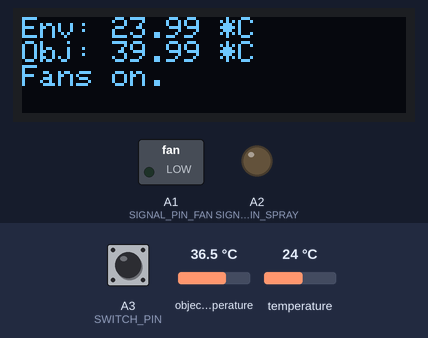
A sketch run on a simulated Arduino Uno, built for the host (arithmetic inside an expression is 32-bit, double 64-bit). Parts: 128×32 one-colour display, switched loads named in the sketch (green lamp = pin HIGH), output pins drawn as LEDs (lit = HIGH). Inputs (shaded band) come from the test bench; at power-on: A3 (SWITCH_PIN) LOW, object temperature 36.5 °C, temperature 24 °C.

Above: at 2.6 s.
2.7 s: A3 (SWITCH_PIN) pulled HIGH for 2 s
At 4.1 s:
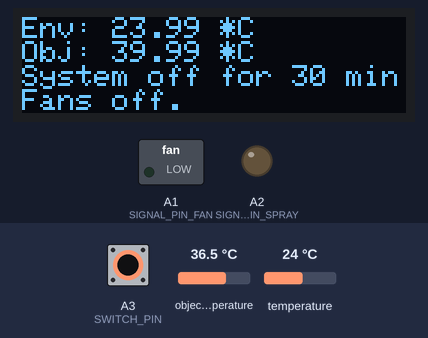
7.6 s: object temperature set to 34.5 °C
At 10.3 s:
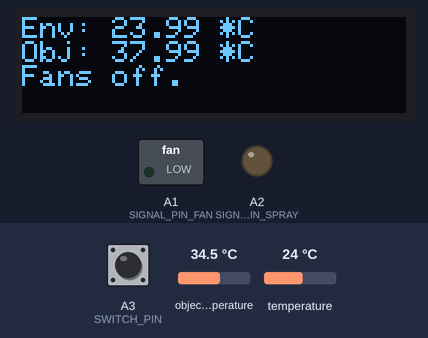
10.9 s: object temperature set to 33.7 °C
At 13.1 s:
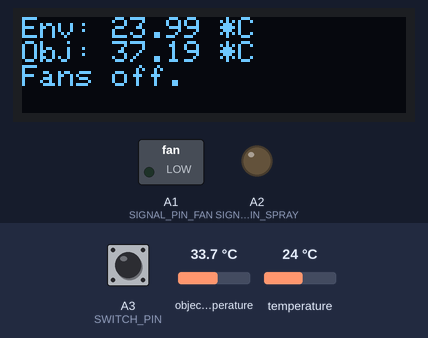
13.5 s: temperature set to 29.7 °C
At 15.4 s:
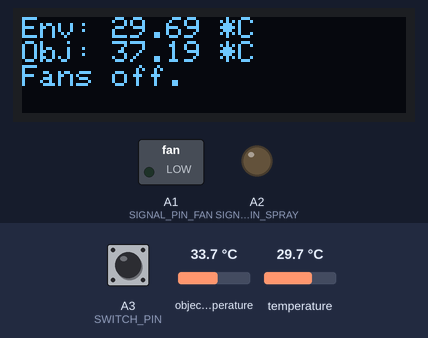
15.8 s: temperature set to 30.9 °C
At 19.2 s:
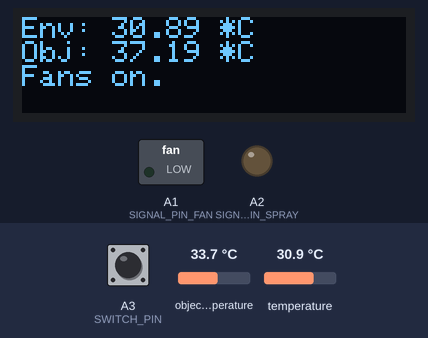
19.5 s: A3 (SWITCH_PIN) pulled HIGH for 2 s
At 23.1 s:
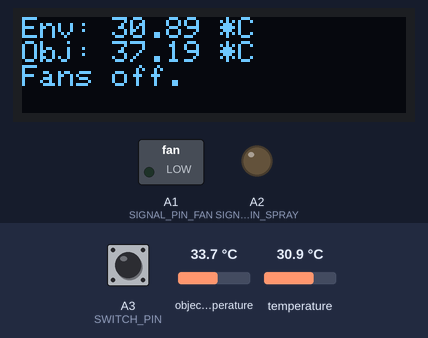
Timing chart, 0 to 24.0 s (numbered marks = the images above; inputs shaded):
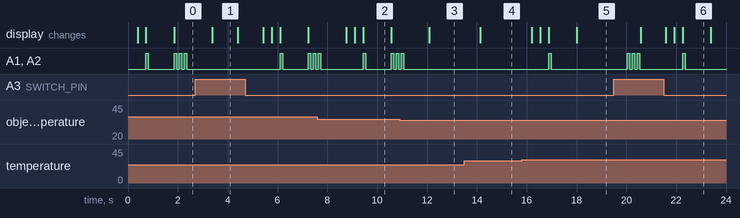

Measured:
- the behaviour switches between 30 and 30.1 °C on temperature (found by bisection; images 4 and 5)
- after the input at 2.7 s, the display: changes after 0.68 s (image 1)
- after the input at 10.9 s, A1 (SIGNAL_PIN_FAN), A2 (SIGNAL_PIN_SPRAY): goes on until 11.1 s, then stays LOW
- after the input at 13.5 s, the display: changes after 0.65 s (image 4)
- after the input at 15.8 s, A1 (SIGNAL_PIN_FAN), A2 (SIGNAL_PIN_SPRAY): LOW → HIGH after 1.1 s, → LOW 0.10 s later; the display: first changes after 0.40 s (image 5 shows a later state)
- after the input at 19.5 s, A1 (SIGNAL_PIN_FAN), A2 (SIGNAL_PIN_SPRAY): LOW → HIGH after 0.55 s, → LOW 0.10 s later, → HIGH 0.10 s later, → LOW 0.10 s later, … (8 changes in this stretch); the display: first changes after 1.1 s (image 6 shows a later state)
- what the display in image 1 shows lasts 1.0 s, from 3.4 s to 4.4 s

The sketch:

oled.ino
```cpp
#include <Wire.h>
#include <Adafruit_GFX.h>
#include <Adafruit_SSD1306.h>
#include <Adafruit_MLX90614.h>

#define SIGNAL_PIN_FAN A1
#define SIGNAL_PIN_SPRAY A2
#define SWITCH_PIN A3
#define OLED_RESET -1
#define TIMEOUT_PERIOD 1800000 // 30分钟，以毫秒为单位

Adafruit_SSD1306 display(128, 32, &Wire, OLED_RESET);
Adafruit_MLX90614 mlx = Adafruit_MLX90614();

bool devicesActive = false;
bool switchState = true;
unsigned long switchPressedTime = 0;

void setup() {
  Serial.begin(9600);
  if (!display.begin(SSD1306_SWITCHCAPVCC, 0x3C)) {
    Serial.println(F("SSD1306 allocation failed"));
    for (;;);
  }
  display.clearDisplay();
  display.setTextSize(1);
  display.setTextColor(SSD1306_WHITE);
  display.setCursor(0,0);

  if (!mlx.begin()) {
    Serial.println("Could not find a valid MLX90614 sensor, check wiring!");
    displayDefaultTemperatures();
  }

  pinMode(SIGNAL_PIN_FAN, OUTPUT);
  pinMode(SIGNAL_PIN_SPRAY, OUTPUT);
  pinMode(SWITCH_PIN, INPUT_PULLDOWN);

  digitalWrite(SIGNAL_PIN_FAN, LOW);
  digitalWrite(SIGNAL_PIN_SPRAY, LOW);
}

void loop() {
  display.clearDisplay();
  display.setCursor(0,0);

  if (mlx.begin()) {
    float ambientTemp = mlx.readAmbientTempC();
    float objectTemp = mlx.readObjectTempC();

    if (digitalRead(SWITCH_PIN) == HIGH) {
      if (switchState) { // 只在状态改变时重置计时器
        switchPressedTime = millis();
        switchState = false;
      }
      unsigned long elapsedTime = millis() - switchPressedTime;
      if (elapsedTime < TIMEOUT_PERIOD) {
        //int minutesLeft = (TIMEOUT_PERIOD - elapsedTime) / 60000;
        //display.print("Switch ON, ");
        //display.print(minutesLeft);
        //display.println(" min left");
        turnOffDevices();
      } else {
        switchState = true; // 超时后恢复正常状态
      }
    } else {
      switchState = true;
      switchPressedTime = 0; // 重置计时器
      //verifyAndControlTemperature(ambientTemp, objectTemp);
    }

    displayTemperatures(ambientTemp, objectTemp);
    if (switchState) {
      verifyAndControlTemperature(ambientTemp, objectTemp);
    }
  } else {
    displayDefaultTemperatures();
  }

  display.display();
  delay(1000); // Delay between readings
}

void displayTemperatures(float ambient, float object) {
  // 如果物体温度超过33度，则屏幕闪烁两次
  if ((object > 34.0 || ambient > 30) && !devicesActive && switchState) {
    for (int i = 0; i < 3; i++) {
      display.clearDisplay(); // 清除屏幕内容
      display.display(); // 显示空屏幕
      delay(100); // 等待100毫秒

      display.fillScreen(SSD1306_WHITE); // 将屏幕全部点亮
      display.display(); // 显示信息
      delay(100); // 等待100毫秒
    }
  }

  display.clearDisplay();
  display.setCursor(0, 0);
  display.print("Env: ");
  display.print(ambient);
  display.println(" *C");
  display.print("Obj: ");
  display.print(object+3.5);
  display.println(" *C");

  if (!switchState) {
    unsigned long elapsedTime = millis() - switchPressedTime;
    int minutesLeft = (TIMEOUT_PERIOD - elapsedTime) / 60000;
    display.print("System off for ");
    display.print(minutesLeft);
    display.println(" min");
  }
  if (devicesActive) {
    display.println("Fans on.");
  } else {
    display.println("Fans off.");
  }
  display.display();
}

void displayDefaultTemperatures() {
  display.print("Def Env: N/A");
  display.setCursor(0,10);
  display.print("Def Obj: N/A");
}

void verifyAndControlTemperature(float envtemp, float temp) {
  if ((envtemp > 30 || temp > 34) && !devicesActive) {
    if (switchState) {
      toggleDevices(true);
    }
  } else if ((envtemp < 26 || temp < 30) && devicesActive) {
    toggleDevices(false);
  }
}

void toggleDevices(bool turnOn) {
  if (turnOn) {
    digitalWrite(SIGNAL_PIN_FAN, HIGH);
    digitalWrite(SIGNAL_PIN_SPRAY, HIGH);
    delay(100);
    digitalWrite(SIGNAL_PIN_FAN, LOW);
    digitalWrite(SIGNAL_PIN_SPRAY, LOW);
  } else {
    digitalWrite(SIGNAL_PIN_FAN, HIGH);
    digitalWrite(SIGNAL_PIN_SPRAY, HIGH);
    delay(100);
    digitalWrite(SIGNAL_PIN_FAN, LOW);
    digitalWrite(SIGNAL_PIN_SPRAY, LOW);
    delay(100);
    digitalWrite(SIGNAL_PIN_FAN, HIGH);
    digitalWrite(SIGNAL_PIN_SPRAY, HIGH);
    delay(100);
    digitalWrite(SIGNAL_PIN_FAN, LOW);
    digitalWrite(SIGNAL_PIN_SPRAY, LOW);
    delay(100);
    digitalWrite(SIGNAL_PIN_FAN, HIGH);
    digitalWrite(SIGNAL_PIN_SPRAY, HIGH);
    delay(100);
    digitalWrite(SIGNAL_PIN_FAN, LOW);
    digitalWrite(SIGNAL_PIN_SPRAY, LOW);
  }

  //delay(50);
  devicesActive = turnOn;
}

void turnOffDevices() {
  if (devicesActive) {
    toggleDevices(false);
  }
}
```
